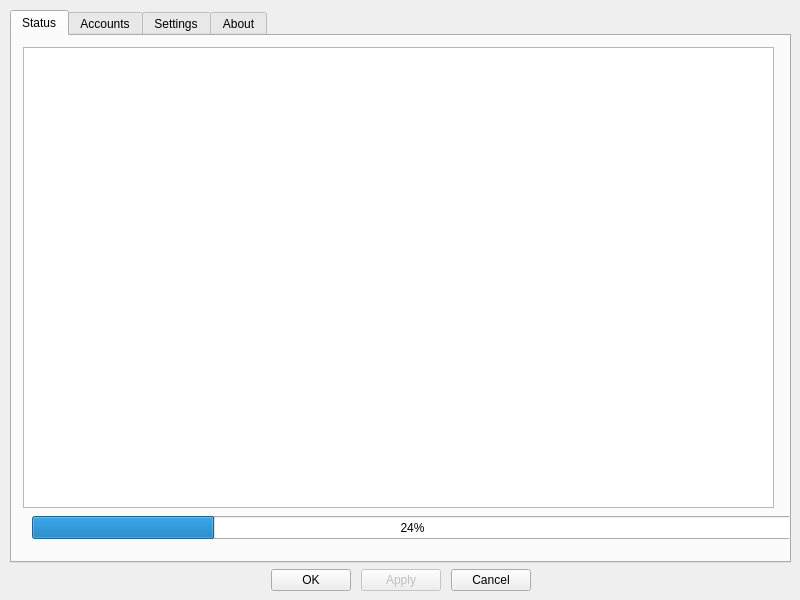
<?xml version="1.0" encoding="UTF-8"?>
<ui version="4.0">
 <class>MainWindow</class>
 <widget class="QMainWindow" name="MainWindow">
  <property name="geometry">
   <rect>
    <x>0</x>
    <y>0</y>
    <width>800</width>
    <height>600</height>
   </rect>
  </property>
  <property name="sizePolicy">
   <sizepolicy hsizetype="Fixed" vsizetype="Fixed">
    <horstretch>0</horstretch>
    <verstretch>0</verstretch>
   </sizepolicy>
  </property>
  <property name="minimumSize">
   <size>
    <width>800</width>
    <height>600</height>
   </size>
  </property>
  <property name="maximumSize">
   <size>
    <width>800</width>
    <height>600</height>
   </size>
  </property>
  <property name="baseSize">
   <size>
    <width>800</width>
    <height>600</height>
   </size>
  </property>
  <property name="windowTitle">
   <string>OmniSync</string>
  </property>
  <property name="windowIcon">
   <iconset>
    <normaloff>omnisync.svg</normaloff>omnisync.svg</iconset>
  </property>
  <property name="locale">
   <locale language="English" country="UnitedStates"/>
  </property>
  <widget class="QWidget" name="centralwidget">
   <property name="sizePolicy">
    <sizepolicy hsizetype="Expanding" vsizetype="Expanding">
     <horstretch>0</horstretch>
     <verstretch>0</verstretch>
    </sizepolicy>
   </property>
   <property name="locale">
    <locale language="English" country="UnitedStates"/>
   </property>
   <widget class="QWidget" name="verticalLayoutWidget">
    <property name="geometry">
     <rect>
      <x>10</x>
      <y>10</y>
      <width>781</width>
      <height>581</height>
     </rect>
    </property>
    <layout class="QVBoxLayout" name="verticalLayout" stretch="0,0">
     <property name="sizeConstraint">
      <enum>QLayout::SetMinAndMaxSize</enum>
     </property>
     <item>
      <widget class="QTabWidget" name="tabWidget">
       <property name="sizePolicy">
        <sizepolicy hsizetype="Expanding" vsizetype="Expanding">
         <horstretch>0</horstretch>
         <verstretch>0</verstretch>
        </sizepolicy>
       </property>
       <property name="locale">
        <locale language="English" country="UnitedStates"/>
       </property>
       <property name="currentIndex">
        <number>0</number>
       </property>
       <widget class="QWidget" name="status_tab">
        <property name="sizePolicy">
         <sizepolicy hsizetype="Expanding" vsizetype="Expanding">
          <horstretch>0</horstretch>
          <verstretch>0</verstretch>
         </sizepolicy>
        </property>
        <property name="accessibleName">
         <string/>
        </property>
        <property name="locale">
         <locale language="English" country="UnitedStates"/>
        </property>
        <attribute name="title">
         <string>Status</string>
        </attribute>
        <widget class="QProgressBar" name="status_progress">
         <property name="geometry">
          <rect>
           <x>20</x>
           <y>480</y>
           <width>761</width>
           <height>23</height>
          </rect>
         </property>
         <property name="sizePolicy">
          <sizepolicy hsizetype="Fixed" vsizetype="Fixed">
           <horstretch>0</horstretch>
           <verstretch>0</verstretch>
          </sizepolicy>
         </property>
         <property name="value">
          <number>24</number>
         </property>
        </widget>
        <widget class="QListView" name="status_view">
         <property name="geometry">
          <rect>
           <x>11</x>
           <y>11</y>
           <width>751</width>
           <height>461</height>
          </rect>
         </property>
         <property name="sizePolicy">
          <sizepolicy hsizetype="Expanding" vsizetype="Expanding">
           <horstretch>0</horstretch>
           <verstretch>0</verstretch>
          </sizepolicy>
         </property>
         <property name="sizeIncrement">
          <size>
           <width>0</width>
           <height>0</height>
          </size>
         </property>
         <property name="baseSize">
          <size>
           <width>0</width>
           <height>0</height>
          </size>
         </property>
         <property name="iconSize">
          <size>
           <width>14</width>
           <height>16</height>
          </size>
         </property>
         <property name="resizeMode">
          <enum>QListView::Fixed</enum>
         </property>
        </widget>
       </widget>
       <widget class="QWidget" name="accounts_tab">
        <property name="sizePolicy">
         <sizepolicy hsizetype="Expanding" vsizetype="Expanding">
          <horstretch>0</horstretch>
          <verstretch>0</verstretch>
         </sizepolicy>
        </property>
        <property name="locale">
         <locale language="English" country="UnitedStates"/>
        </property>
        <attribute name="title">
         <string>Accounts</string>
        </attribute>
        <widget class="QListView" name="account_list">
         <property name="geometry">
          <rect>
           <x>11</x>
           <y>11</y>
           <width>271</width>
           <height>451</height>
          </rect>
         </property>
         <property name="layoutMode">
          <enum>QListView::SinglePass</enum>
         </property>
         <property name="viewMode">
          <enum>QListView::ListMode</enum>
         </property>
        </widget>
        <widget class="QWidget" name="formLayoutWidget">
         <property name="geometry">
          <rect>
           <x>300</x>
           <y>10</y>
           <width>474</width>
           <height>131</height>
          </rect>
         </property>
         <layout class="QFormLayout" name="formLayout">
          <property name="sizeConstraint">
           <enum>QLayout::SetMinAndMaxSize</enum>
          </property>
          <property name="formAlignment">
           <set>Qt::AlignLeading|Qt::AlignLeft|Qt::AlignTop</set>
          </property>
          <property name="horizontalSpacing">
           <number>12</number>
          </property>
          <property name="verticalSpacing">
           <number>6</number>
          </property>
          <property name="leftMargin">
           <number>20</number>
          </property>
          <property name="topMargin">
           <number>20</number>
          </property>
          <property name="rightMargin">
           <number>20</number>
          </property>
          <property name="bottomMargin">
           <number>20</number>
          </property>
          <item row="0" column="0">
           <widget class="QLabel" name="label_3">
            <property name="sizePolicy">
             <sizepolicy hsizetype="Expanding" vsizetype="Preferred">
              <horstretch>0</horstretch>
              <verstretch>0</verstretch>
             </sizepolicy>
            </property>
            <property name="text">
             <string>Account:</string>
            </property>
           </widget>
          </item>
          <item row="1" column="0">
           <widget class="QLabel" name="label_5">
            <property name="sizePolicy">
             <sizepolicy hsizetype="Expanding" vsizetype="Expanding">
              <horstretch>0</horstretch>
              <verstretch>0</verstretch>
             </sizepolicy>
            </property>
            <property name="text">
             <string>Folder:</string>
            </property>
           </widget>
          </item>
          <item row="1" column="1">
           <layout class="QHBoxLayout" name="horizontalLayout_5" stretch="1,0">
            <property name="leftMargin">
             <number>0</number>
            </property>
            <item>
             <widget class="QPlainTextEdit" name="account_folder_text">
              <property name="sizePolicy">
               <sizepolicy hsizetype="Expanding" vsizetype="Ignored">
                <horstretch>0</horstretch>
                <verstretch>0</verstretch>
               </sizepolicy>
              </property>
              <property name="readOnly">
               <bool>true</bool>
              </property>
             </widget>
            </item>
            <item>
             <widget class="QPushButton" name="account_folder_change_button">
              <property name="sizePolicy">
               <sizepolicy hsizetype="Expanding" vsizetype="Expanding">
                <horstretch>0</horstretch>
                <verstretch>0</verstretch>
               </sizepolicy>
              </property>
              <property name="maximumSize">
               <size>
                <width>30</width>
                <height>16777215</height>
               </size>
              </property>
              <property name="text">
               <string>...</string>
              </property>
             </widget>
            </item>
           </layout>
          </item>
          <item row="2" column="0">
           <widget class="QLabel" name="label_7">
            <property name="sizePolicy">
             <sizepolicy hsizetype="Expanding" vsizetype="Preferred">
              <horstretch>0</horstretch>
              <verstretch>0</verstretch>
             </sizepolicy>
            </property>
            <property name="text">
             <string>Selective Sync:</string>
            </property>
           </widget>
          </item>
          <item row="2" column="1">
           <widget class="QCheckBox" name="selective_sync_check">
            <property name="sizePolicy">
             <sizepolicy hsizetype="Expanding" vsizetype="Fixed">
              <horstretch>0</horstretch>
              <verstretch>0</verstretch>
             </sizepolicy>
            </property>
            <property name="text">
             <string>Enable</string>
            </property>
           </widget>
          </item>
          <item row="0" column="1">
           <layout class="QHBoxLayout" name="horizontalLayout_7">
            <property name="spacing">
             <number>6</number>
            </property>
            <item>
             <widget class="QLabel" name="account_icon">
              <property name="sizePolicy">
               <sizepolicy hsizetype="Fixed" vsizetype="Fixed">
                <horstretch>0</horstretch>
                <verstretch>0</verstretch>
               </sizepolicy>
              </property>
              <property name="minimumSize">
               <size>
                <width>20</width>
                <height>20</height>
               </size>
              </property>
              <property name="maximumSize">
               <size>
                <width>20</width>
                <height>20</height>
               </size>
              </property>
              <property name="text">
               <string/>
              </property>
              <property name="scaledContents">
               <bool>true</bool>
              </property>
             </widget>
            </item>
            <item>
             <widget class="QLabel" name="account_label">
              <property name="sizePolicy">
               <sizepolicy hsizetype="MinimumExpanding" vsizetype="Expanding">
                <horstretch>0</horstretch>
                <verstretch>0</verstretch>
               </sizepolicy>
              </property>
              <property name="minimumSize">
               <size>
                <width>300</width>
                <height>0</height>
               </size>
              </property>
              <property name="maximumSize">
               <size>
                <width>300</width>
                <height>16777215</height>
               </size>
              </property>
              <property name="text">
               <string/>
              </property>
             </widget>
            </item>
           </layout>
          </item>
         </layout>
        </widget>
        <widget class="QGroupBox" name="selective_sync_box">
         <property name="enabled">
          <bool>false</bool>
         </property>
         <property name="geometry">
          <rect>
           <x>310</x>
           <y>140</y>
           <width>441</width>
           <height>351</height>
          </rect>
         </property>
         <property name="title">
          <string>Se&amp;lective Sync Settings</string>
         </property>
         <property name="checkable">
          <bool>false</bool>
         </property>
         <widget class="QTreeView" name="account_directory_tree">
          <property name="geometry">
           <rect>
            <x>10</x>
            <y>60</y>
            <width>421</width>
            <height>281</height>
           </rect>
          </property>
         </widget>
         <widget class="QWidget" name="horizontalLayoutWidget">
          <property name="geometry">
           <rect>
            <x>10</x>
            <y>30</y>
            <width>421</width>
            <height>31</height>
           </rect>
          </property>
          <layout class="QHBoxLayout" name="horizontalLayout" stretch="1,1">
           <property name="spacing">
            <number>12</number>
           </property>
           <item>
            <widget class="QCheckBox" name="sync_new_check">
             <property name="sizePolicy">
              <sizepolicy hsizetype="Expanding" vsizetype="Fixed">
               <horstretch>0</horstretch>
               <verstretch>0</verstretch>
              </sizepolicy>
             </property>
             <property name="text">
              <string>Sync new children of partial folders</string>
             </property>
             <property name="checked">
              <bool>true</bool>
             </property>
            </widget>
           </item>
           <item>
            <widget class="QCheckBox" name="show_files_check">
             <property name="sizePolicy">
              <sizepolicy hsizetype="Expanding" vsizetype="Fixed">
               <horstretch>0</horstretch>
               <verstretch>0</verstretch>
              </sizepolicy>
             </property>
             <property name="text">
              <string>Show Files</string>
             </property>
             <property name="checked">
              <bool>true</bool>
             </property>
            </widget>
           </item>
          </layout>
         </widget>
        </widget>
        <widget class="QWidget" name="horizontalLayoutWidget_3">
         <property name="geometry">
          <rect>
           <x>20</x>
           <y>470</y>
           <width>251</width>
           <height>34</height>
          </rect>
         </property>
         <layout class="QHBoxLayout" name="horizontalLayout_6">
          <item>
           <widget class="QPushButton" name="account_add_button">
            <property name="text">
             <string>Add</string>
            </property>
            <property name="icon">
             <iconset theme="list-add">
              <normaloff>.</normaloff>.</iconset>
            </property>
           </widget>
          </item>
          <item>
           <widget class="QPushButton" name="account_remove_button">
            <property name="enabled">
             <bool>false</bool>
            </property>
            <property name="text">
             <string>Remove</string>
            </property>
            <property name="icon">
             <iconset theme="list-remove">
              <normaloff>.</normaloff>.</iconset>
            </property>
           </widget>
          </item>
         </layout>
        </widget>
       </widget>
       <widget class="QWidget" name="settings_tab">
        <property name="sizePolicy">
         <sizepolicy hsizetype="Expanding" vsizetype="Expanding">
          <horstretch>0</horstretch>
          <verstretch>0</verstretch>
         </sizepolicy>
        </property>
        <attribute name="title">
         <string>Settings</string>
        </attribute>
        <widget class="QGroupBox" name="groupBox">
         <property name="geometry">
          <rect>
           <x>10</x>
           <y>10</y>
           <width>751</width>
           <height>181</height>
          </rect>
         </property>
         <property name="title">
          <string>Limits</string>
         </property>
         <property name="flat">
          <bool>false</bool>
         </property>
         <widget class="QWidget" name="formLayoutWidget_2">
          <property name="geometry">
           <rect>
            <x>150</x>
            <y>30</y>
            <width>461</width>
            <height>151</height>
           </rect>
          </property>
          <layout class="QFormLayout" name="formLayout_2">
           <property name="sizeConstraint">
            <enum>QLayout::SetMinAndMaxSize</enum>
           </property>
           <property name="leftMargin">
            <number>20</number>
           </property>
           <property name="topMargin">
            <number>20</number>
           </property>
           <property name="rightMargin">
            <number>20</number>
           </property>
           <property name="bottomMargin">
            <number>20</number>
           </property>
           <item row="0" column="0">
            <widget class="QLabel" name="downloadSpeedLimitLabel">
             <property name="sizePolicy">
              <sizepolicy hsizetype="Preferred" vsizetype="Preferred">
               <horstretch>0</horstretch>
               <verstretch>0</verstretch>
              </sizepolicy>
             </property>
             <property name="text">
              <string>Download speed limit</string>
             </property>
            </widget>
           </item>
           <item row="0" column="1">
            <layout class="QHBoxLayout" name="horizontalLayout_9">
             <item>
              <widget class="QSpinBox" name="download_limit">
               <property name="suffix">
                <string> kB/s</string>
               </property>
               <property name="maximum">
                <number>999999999</number>
               </property>
              </widget>
             </item>
             <item>
              <widget class="QLabel" name="label_4">
               <property name="text">
                <string>[0: unlimited]</string>
               </property>
              </widget>
             </item>
            </layout>
           </item>
           <item row="1" column="0">
            <widget class="QLabel" name="uploadSpeedLimitLabel">
             <property name="text">
              <string>Upload speed limit</string>
             </property>
            </widget>
           </item>
           <item row="1" column="1">
            <layout class="QHBoxLayout" name="horizontalLayout_10">
             <item>
              <widget class="QSpinBox" name="upload_limit">
               <property name="suffix">
                <string> kB/s</string>
               </property>
               <property name="maximum">
                <number>999999999</number>
               </property>
              </widget>
             </item>
             <item>
              <widget class="QLabel" name="label_6">
               <property name="text">
                <string>[0: unlimited]</string>
               </property>
              </widget>
             </item>
            </layout>
           </item>
           <item row="2" column="0">
            <widget class="QLabel" name="maximumSimultaneousConnectionsLabel">
             <property name="text">
              <string>Max. simultaneous connections</string>
             </property>
            </widget>
           </item>
           <item row="2" column="1">
            <layout class="QHBoxLayout" name="horizontalLayout_11">
             <item>
              <widget class="QSpinBox" name="conn_limit">
               <property name="minimum">
                <number>1</number>
               </property>
              </widget>
             </item>
             <item>
              <widget class="QLabel" name="label_8">
               <property name="text">
                <string>Default: 4</string>
               </property>
              </widget>
             </item>
            </layout>
           </item>
          </layout>
         </widget>
        </widget>
       </widget>
       <widget class="QWidget" name="about_tab">
        <property name="sizePolicy">
         <sizepolicy hsizetype="Expanding" vsizetype="Expanding">
          <horstretch>0</horstretch>
          <verstretch>0</verstretch>
         </sizepolicy>
        </property>
        <attribute name="title">
         <string>About</string>
        </attribute>
        <widget class="QWidget" name="verticalLayoutWidget_2">
         <property name="geometry">
          <rect>
           <x>10</x>
           <y>10</y>
           <width>751</width>
           <height>481</height>
          </rect>
         </property>
         <layout class="QVBoxLayout" name="verticalLayout_2" stretch="0,0,0,1">
          <property name="spacing">
           <number>6</number>
          </property>
          <property name="sizeConstraint">
           <enum>QLayout::SetMinAndMaxSize</enum>
          </property>
          <item>
           <spacer name="verticalSpacer">
            <property name="orientation">
             <enum>Qt::Vertical</enum>
            </property>
            <property name="sizeHint" stdset="0">
             <size>
              <width>20</width>
              <height>40</height>
             </size>
            </property>
           </spacer>
          </item>
          <item>
           <layout class="QHBoxLayout" name="horizontalLayout_3" stretch="0">
            <property name="sizeConstraint">
             <enum>QLayout::SetMinAndMaxSize</enum>
            </property>
            <item>
             <widget class="QLabel" name="label">
              <property name="sizePolicy">
               <sizepolicy hsizetype="Expanding" vsizetype="Expanding">
                <horstretch>0</horstretch>
                <verstretch>0</verstretch>
               </sizepolicy>
              </property>
              <property name="minimumSize">
               <size>
                <width>0</width>
                <height>0</height>
               </size>
              </property>
              <property name="baseSize">
               <size>
                <width>0</width>
                <height>0</height>
               </size>
              </property>
              <property name="text">
               <string/>
              </property>
              <property name="textFormat">
               <enum>Qt::AutoText</enum>
              </property>
              <property name="pixmap">
               <pixmap>omnisync.svg</pixmap>
              </property>
              <property name="alignment">
               <set>Qt::AlignCenter</set>
              </property>
             </widget>
            </item>
           </layout>
          </item>
          <item>
           <spacer name="verticalSpacer_2">
            <property name="orientation">
             <enum>Qt::Vertical</enum>
            </property>
            <property name="sizeHint" stdset="0">
             <size>
              <width>20</width>
              <height>20</height>
             </size>
            </property>
           </spacer>
          </item>
          <item>
           <layout class="QVBoxLayout" name="verticalLayout_3" stretch="0">
            <property name="sizeConstraint">
             <enum>QLayout::SetMinAndMaxSize</enum>
            </property>
            <item>
             <widget class="QLabel" name="label_2">
              <property name="enabled">
               <bool>true</bool>
              </property>
              <property name="sizePolicy">
               <sizepolicy hsizetype="Expanding" vsizetype="Expanding">
                <horstretch>0</horstretch>
                <verstretch>0</verstretch>
               </sizepolicy>
              </property>
              <property name="minimumSize">
               <size>
                <width>0</width>
                <height>0</height>
               </size>
              </property>
              <property name="text">
               <string>&lt;html&gt;&lt;head/&gt;&lt;body&gt;&lt;p align=&quot;center&quot;&gt;&lt;span style=&quot; font-size:16pt;&quot;&gt;OmniSync&lt;/span&gt;&lt;/p&gt;&lt;p align=&quot;center&quot;&gt;&lt;span style=&quot; font-size:8pt;&quot;&gt;version 1.0.0&lt;/span&gt;&lt;/p&gt;&lt;p align=&quot;center&quot;&gt;Cloud-based file synchronization client for Google Drive and OneDrive&lt;/p&gt;&lt;p align=&quot;center&quot;&gt;&lt;br/&gt;This program is free software and comes with ABSOLUTELY NO WARRANTY.&lt;br/&gt;You can redistribute it and/or modify it under the terms of the GNU General&lt;br/&gt;Public License as published by the Free Software Foundation, either&lt;br/&gt;version 3 of the License, or (at your option) any later version.&lt;/p&gt;&lt;p align=&quot;center&quot;&gt;You should have received a copy of the GNU General Public License&lt;br/&gt;along with this program. If not, see &lt;a href=&quot;http://www.gnu.org/licenses/&quot;&gt;&lt;span style=&quot; text-decoration: underline; color:#2980b9;&quot;&gt;http://www.gnu.org/licenses/&lt;/span&gt;&lt;/a&gt;.&lt;br/&gt;&lt;/p&gt;&lt;p align=&quot;center&quot;&gt;Copyright (C) 2016 André Brait&lt;/p&gt;&lt;p align=&quot;center&quot;&gt;&lt;a href=&quot;http://github.com/andrebrait/OmniSync&quot;&gt;&lt;span style=&quot; text-decoration: underline; color:#2980b9;&quot;&gt;OmniSync page at GitHub&lt;/span&gt;&lt;/a&gt;&lt;/p&gt;&lt;/body&gt;&lt;/html&gt;</string>
              </property>
              <property name="alignment">
               <set>Qt::AlignLeading|Qt::AlignLeft|Qt::AlignTop</set>
              </property>
              <property name="wordWrap">
               <bool>false</bool>
              </property>
              <property name="indent">
               <number>-1</number>
              </property>
              <property name="openExternalLinks">
               <bool>true</bool>
              </property>
              <property name="textInteractionFlags">
               <set>Qt::LinksAccessibleByMouse|Qt::TextSelectableByMouse</set>
              </property>
             </widget>
            </item>
           </layout>
          </item>
         </layout>
        </widget>
       </widget>
      </widget>
     </item>
     <item>
      <layout class="QHBoxLayout" name="horizontalLayout_2" stretch="0,0,0,0,0">
       <property name="spacing">
        <number>10</number>
       </property>
       <property name="sizeConstraint">
        <enum>QLayout::SetMinAndMaxSize</enum>
       </property>
       <property name="leftMargin">
        <number>0</number>
       </property>
       <property name="bottomMargin">
        <number>0</number>
       </property>
       <item>
        <spacer name="horizontalSpacer">
         <property name="orientation">
          <enum>Qt::Horizontal</enum>
         </property>
         <property name="sizeHint" stdset="0">
          <size>
           <width>40</width>
           <height>20</height>
          </size>
         </property>
        </spacer>
       </item>
       <item>
        <widget class="QPushButton" name="ok_button">
         <property name="locale">
          <locale language="English" country="UnitedStates"/>
         </property>
         <property name="text">
          <string>OK</string>
         </property>
        </widget>
       </item>
       <item>
        <widget class="QPushButton" name="apply_button">
         <property name="enabled">
          <bool>false</bool>
         </property>
         <property name="locale">
          <locale language="English" country="UnitedStates"/>
         </property>
         <property name="text">
          <string>Apply</string>
         </property>
         <property name="checkable">
          <bool>false</bool>
         </property>
         <property name="autoExclusive">
          <bool>false</bool>
         </property>
        </widget>
       </item>
       <item>
        <widget class="QPushButton" name="cancel_button">
         <property name="locale">
          <locale language="English" country="UnitedStates"/>
         </property>
         <property name="text">
          <string>Cancel</string>
         </property>
        </widget>
       </item>
       <item>
        <spacer name="horizontalSpacer_2">
         <property name="orientation">
          <enum>Qt::Horizontal</enum>
         </property>
         <property name="sizeHint" stdset="0">
          <size>
           <width>40</width>
           <height>20</height>
          </size>
         </property>
        </spacer>
       </item>
      </layout>
     </item>
    </layout>
   </widget>
  </widget>
 </widget>
 <resources/>
 <connections/>
</ui>
